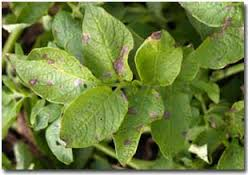
%> input picture week4(Image_Segmentation)/8.png, 248 x 175 px
$ octave DiscreteWaveletTransformDouble.m   (GNU Octave 9; MATLAB toolbox functions it lacks are replaced by stand-ins)
%> lines starting %> are read from the running program, lines starting %| are printed output that depends on the picture
a=imread('8.png');
%> a is the input picture: size 175x248x3 uint8; mean R, G, B 110.5, 128.2, 63.5
[LL LH HL HH]=dwt2(im2double(a),'haar');
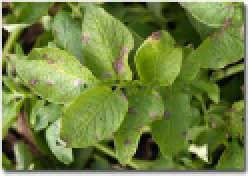
%> LL: size 88x124x3 double (shown 2 times larger); mean R, G, B 0.872, 1.01, 0.505; drawn with min black and max white
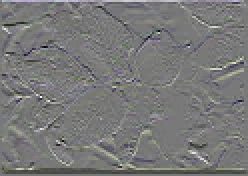
%> LH: size 88x124x3 double (shown 2 times larger); mean R, G, B -0.000919, -0.000854, -0.00109; drawn with min black and max white
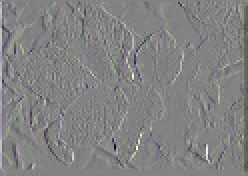
%> HL: size 88x124x3 double (shown 2 times larger); mean R, G, B -0.000275, -0.00131, -0.000488; drawn with min black and max white
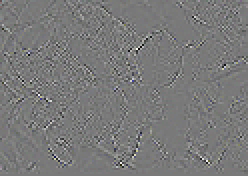
%> HH: size 88x124x3 double (shown 2 times larger); mean R, G, B 8.5e-05, 0.000111, 0.000103; drawn with min black and max white
subplot(121),imshow([LL LH; HL HH],[]);,title('First level Decomposition')


[LL1 LH1 HL1 HH1]=dwt2(im2double(LL),'haar');
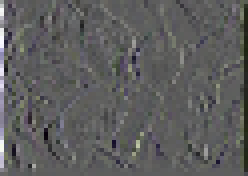
%> HL1: size 44x62x3 double (shown 4 times larger); mean R, G, B 0.00463, 0.00509, 0.00411; drawn with min black and max white
c=[LL1 LH1; HL1 HH1];
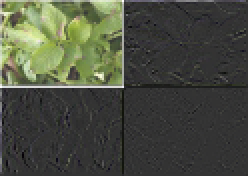
%> c: size 88x124x3 double (shown 2 times larger); mean R, G, B 0.441, 0.51, 0.257; drawn with min black and max white
subplot(122),imshow([c LH; HL HH],[]);title('Second level Decomposition')
%> after `imshow([c LH; HL HH],[])`:
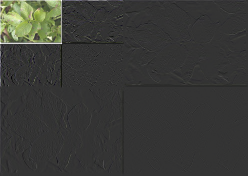
%> displayed picture: size 176x248x3, on the screen's scale of 0 to 255; mean R, G, B 57.4, 58.2, 55

$ run again, with week4(Image_Segmentation)/3.png copied over week4(Image_Segmentation)/8.png
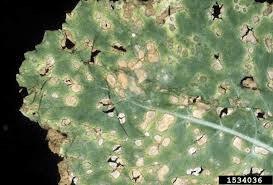
%> input picture week4(Image_Segmentation)/3.png, 273 x 185 px
%> `[LL LH HL HH]=dwt2(im2double(a),'haar');`:
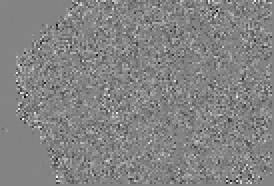
%> HH: size 93x137 double (shown 2 times larger); min -0.759, max 0.708, mean -0.00111; drawn with min black and max white
%> `c=[LL1 LH1; HL1 HH1];`:
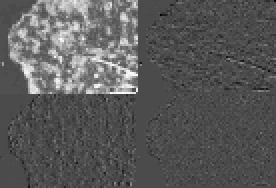
%> c: size 94x138 double (shown 2 times larger); min -1.62, max 3.83, mean 0.324; drawn with min black and max white

$ run again, with week4(Image_Segmentation)/13.jpg saved as week4(Image_Segmentation)/8.png
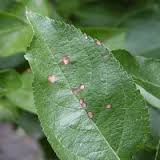
%> input picture week4(Image_Segmentation)/13.jpg, 160 x 160 px
%> a is the input picture: size 160x160x3 uint8; mean R, G, B 97, 127.2, 85.8
%> `[LL LH HL HH]=dwt2(im2double(a),'haar');`:
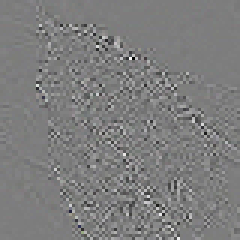
%> HH: size 80x80x3 double (shown 3 times larger); mean R, G, B -0.00012, -0.000124, -0.000115; drawn with min black and max white
%> `imshow([c LH; HL HH],[])`:
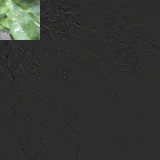
%> displayed picture: size 160x160x3, on the screen's scale of 0 to 255; mean R, G, B 50.6, 52.5, 49.9
